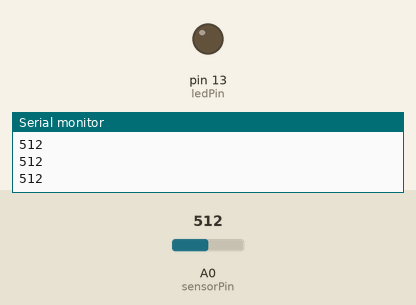
Bench run of a sketch on a simulated Arduino Uno, built with avr-gcc and run on an emulated ATmega328P. Shown: output pins drawn as LEDs (lit = HIGH), the last lines printed to the serial monitor. The inputs (shaded band) are chosen by the test bench; at power-on: A0 (sensorPin) = 512.

Above: at 1.2 s.
1.3 s: A0 (sensorPin) set to 307
2.8 s: A0 (sensorPin) set to 282
At 3.7 s:
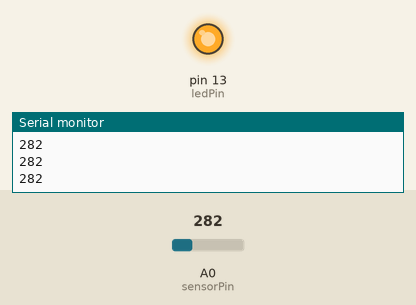
4.3 s: A0 (sensorPin) set to 306
At 4.7 s:
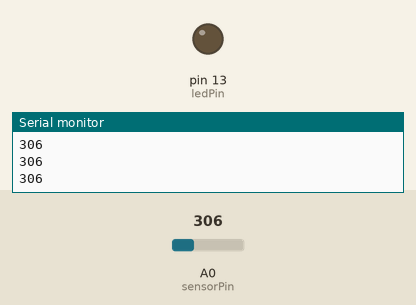
5.8 s: A0 (sensorPin) set to 290
At 7.1 s:
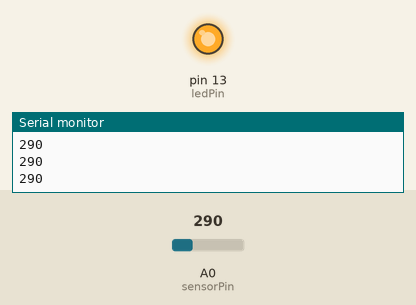
Timing chart, 0 to 8.3 s (numbered marks = the images above; inputs shaded):
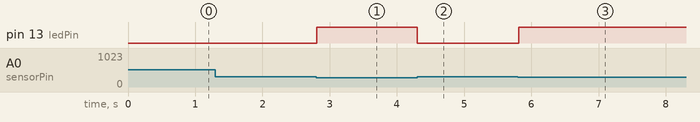

Measured:
- the behaviour switches between 300 and 299 on A0 (sensorPin) (found by bisection; images 0 and 1)
- after the input at 2.8 s, pin 13 (ledPin): LOW → HIGH at once
- after the input at 4.3 s, pin 13 (ledPin): HIGH → LOW at once
- after the input at 5.8 s, pin 13 (ledPin): LOW → HIGH at once

The sketch:

LetryLEDShadow.ino
```cpp
int sensorPin = A0;
int ledPin = 13;
int sensorValue = 0;

void setup() {
  pinMode(ledPin, OUTPUT);
  Serial.begin(9600);
}

void loop() {
  sensorValue = analogRead(sensorPin);
  Serial.println(sensorValue);
  if(sensorValue < 300)
  {
    digitalWrite(ledPin, HIGH);
  }
  else
  {
    digitalWrite(ledPin, LOW);
  }
}
```
